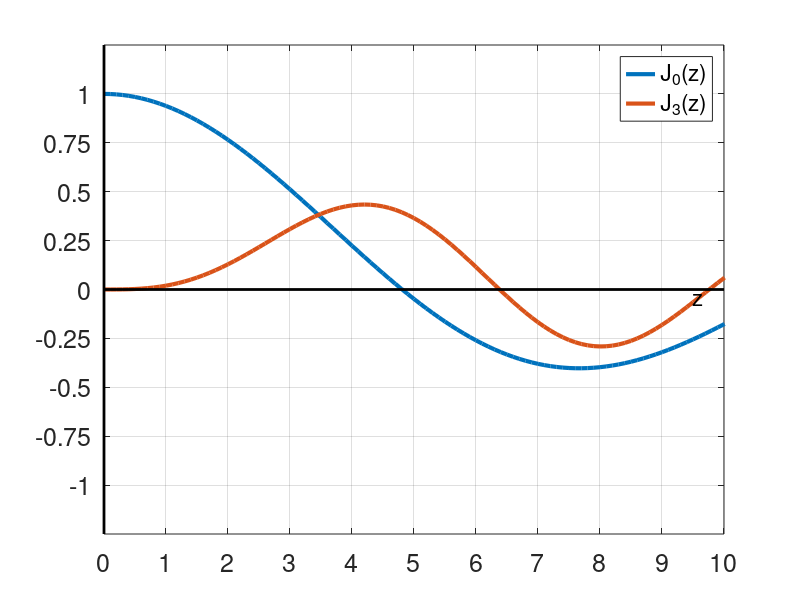

The MATLAB script that drew this image:

clc;
clear all;
delete(findall(0,'Type','figure'));

%Функции Бесселя

x = 0:0.1:20;
y0=besselj(0,x/2);
y1=besselj(3,x);

hPl=plot(x, y0, x, y1);

set(hPl,'LineWidth',3);

axis([0 10.0 -1.25 1.25]);

hy=line([0 0], [-1.25 1.25]);   %ось Oy
set(hy,'LineWidth',2,'color','black');

hx=line( [0 10.0], [0 0]);   %ось Ox
set(hx,'LineWidth',2,'color','black');

hAx=gca;
set(hAx,'xtick',[0 1 2 3 4 5 6 7 8 9 10],'ytick',[-1.0 -0.75 -0.5 -0.25 0.0 0.25 0.5 0.75 1.0],'FontSize',[14]);

hAx=gca;
set(hAx,'FontSize',[18]);

legend('J_{0}(z)','J_{3}(z)');

text( 9.5, -0.05, 'z','FontSize',[16]);

grid on;
